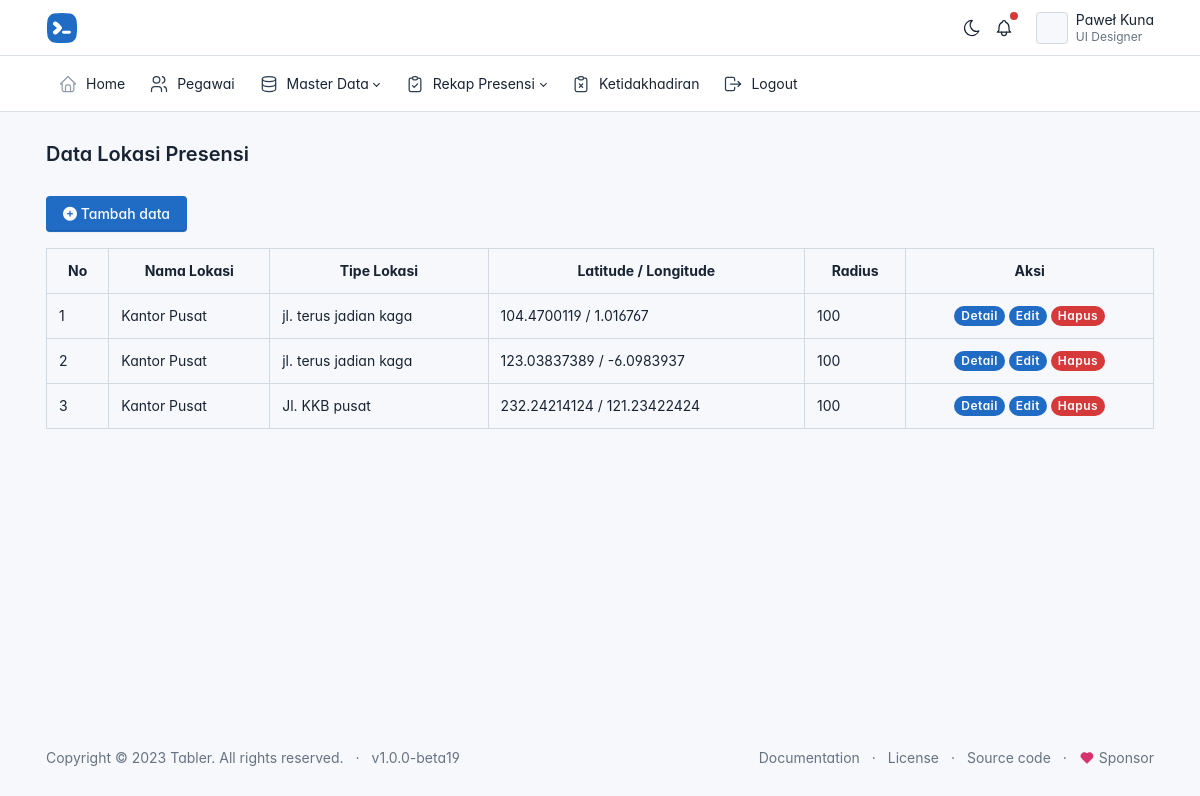
/admin/data_lokasi_presensi/lokasi_presensi.php (signed in), run on an earlier commit of the app's database.
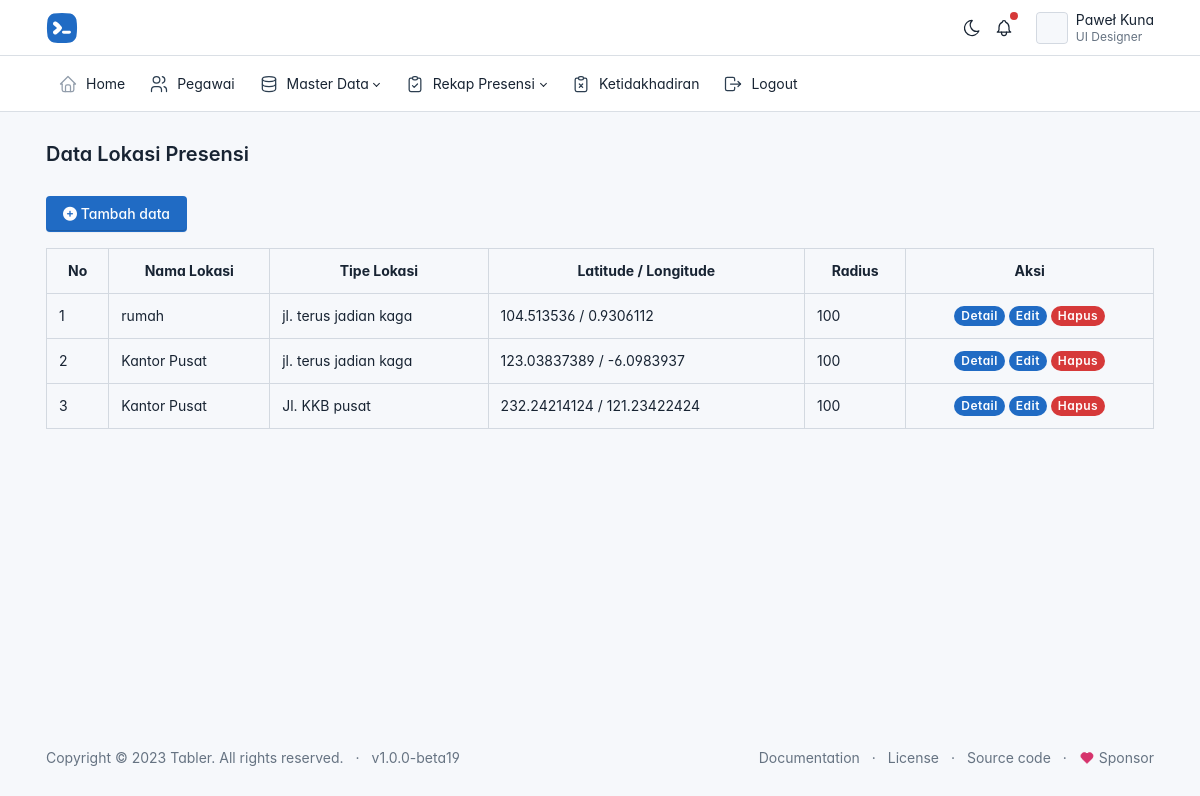
And on a later commit of the database.
### tables this page shows
CREATE TABLE `lokasi_presensi` (
  `id` int(11) NOT NULL,
  `nama_lokasi` varchar(255) NOT NULL,
  `alamat_lokasi` varchar(255) NOT NULL,
  `tipe_lokasi` varchar(255) NOT NULL,
  `latitude` varchar(50) NOT NULL,
  `longitude` varchar(50) NOT NULL,
  `radius` int(11) NOT NULL,
  `zona_waktu` varchar(4) NOT NULL,
  `jam_masuk` time NOT NULL,
  `jam_pulang` time NOT NULL
);

### config.php (called while the page is built, shortened)
<?php
function base_url($url = null)
{
    $base_url = 'http://localhost/presensi';
    if ($url != null) {
        return $base_url . "/".$url;
    }
    return $base_url;
}

### admin/data_lokasi_presensi/lokasi_presensi.php (the view, shortened to what this page needs)
<?php
include('../../admin/layout/header.php');
require_once('../../config.php');
$result = mysqli_query($connection, "SELECT * FROM lokasi_presensi ORDER BY id DESC") or die(mysqli_error($connection));
?>
<div class="page-body">
    <div class="container-xl">
        <a href="<?= base_url('admin/data_lokasi_presensi/tambah.php') ?>" class="btn btn-primary">
            <span class="text">
                <i class="fa-solid fa-circle-plus"></i>
                Tambah data
            </span>
        </a>
        <table class="table table-bordered mt-3">
            <tr class="text-center">
                <th>No</th>
                <th>Nama Lokasi</th>
                <th>Tipe Lokasi</th>
                <th>Latitude / Longitude</th>
                <th>Radius</th>
                <th>Aksi</th>
            </tr>
            <?php if (mysqli_num_rows($result) === 0) { ?>
                <tr>
                    <td colspan="6">Data Kosong, Silahkan tambahkan data baru</td>
                </tr>
            <?php } else { ?>
                <?php $no = 1;
                while ($lokasi = mysqli_fetch_array($result)) : ?>
                    <tr >
                        <td><?= $no++ ?></td>
                        <td><?= $lokasi['nama_lokasi'] ?></td>
                        <td><?= $lokasi['alamat_lokasi']  ?></td>
                        <td><?= $lokasi['longitude'] . ' / ' . $lokasi['latitude'] ?></td>
                        <td><?= $lokasi['radius'] ?></td>
                        <td class="text-center">
                            <a href="<?= base_url('admin/data_lokasi_presensi/detail.php?id=' . $lokasi['id']) ?>" class="badge badge-pill bg-primary">Detail</a>
                            <a href="<?= base_url('admin/data_lokasi_presensi/edit.php?id=' . $lokasi['id']) ?>" class="badge badge-pill bg-primary">Edit</a>
                            <a href="<?= base_url('admin/data_lokasi_presensi/hapus.php?id=' . $lokasi['id']) ?>" class="badge badge-pill bg-danger tombol-hapus">Hapus</a>
                        </td>
                    </tr>
                <?php endwhile; ?>
            <?php } ?>
        </table>
    </div>
</div>
<?php include('../layout/footer.php'); ?>

What changed in the data, as far as the page shows it:
changed lokasi_presensi: nama_lokasi "Kantor Pusat" → "rumah"; longitude "104.4700119" → "104.513536"; latitude "1.016767" → "0.9306112"
